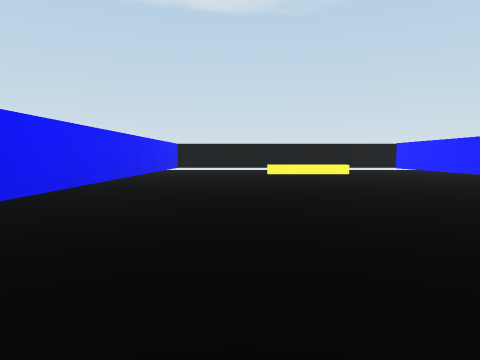
view 1 (above)

16 first-person views from a walk through a scene from a Unity 3-D project. The camera is 0.59 m above the floor, tilts 4° down and sees 70° across. The floor is counted in squares, 2 m on a side. Each view is taken from the middle of a square. On the plan, view 1 faces up. The plan holds only what a view shows up to about 9 squares ahead; the rest is blank. The player character is not drawn.

view 2
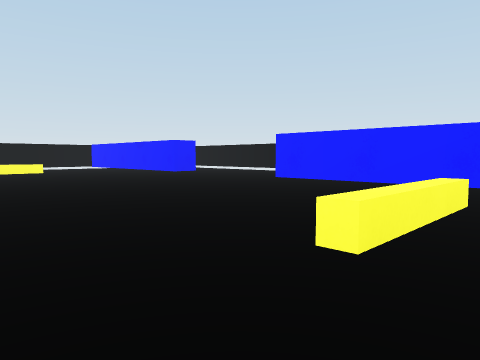

view 3
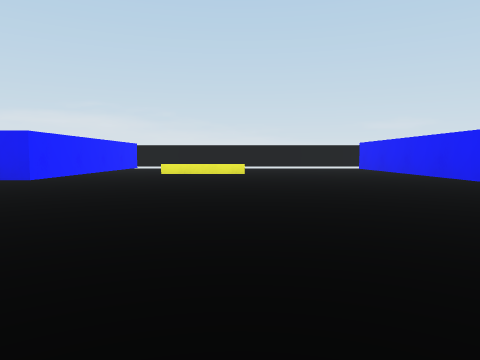

view 4
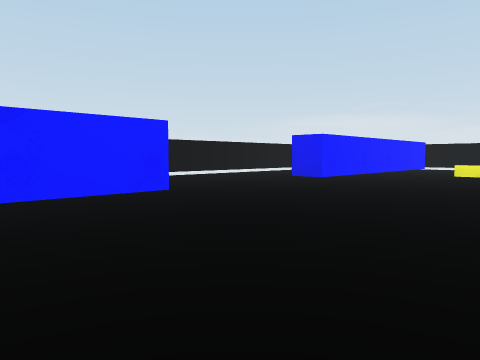

view 5
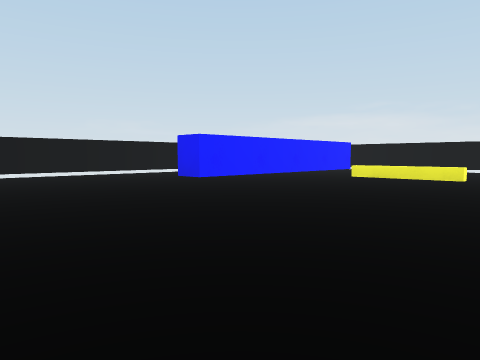

view 6
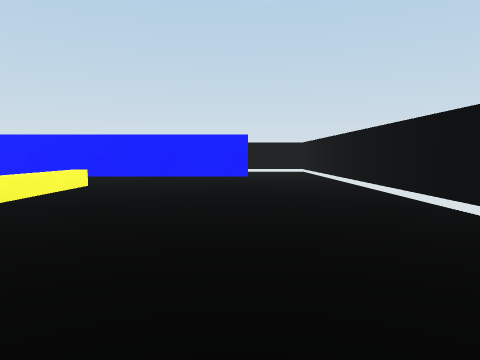

view 7
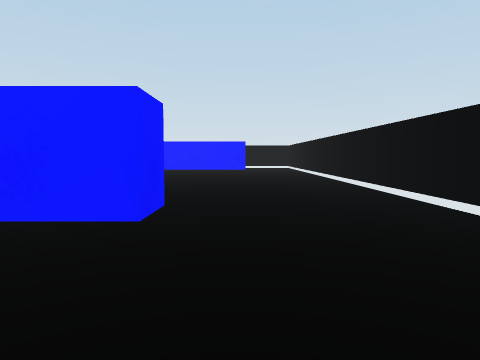

view 8
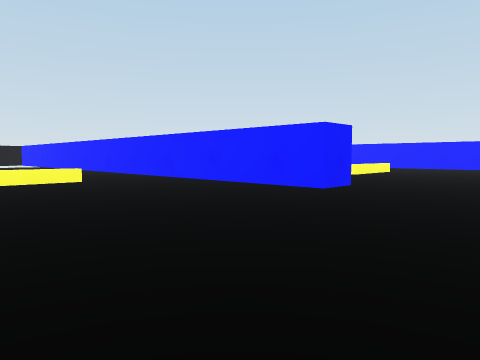

view 9
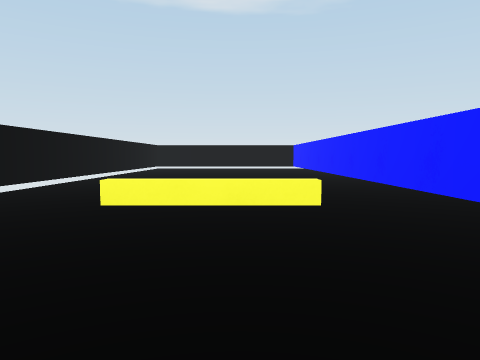

view 10
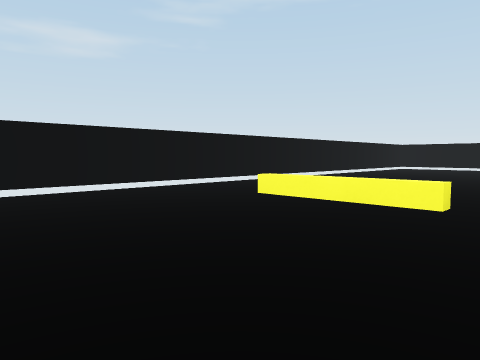

view 11
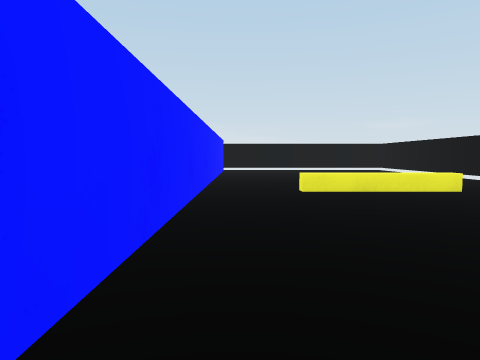

view 12
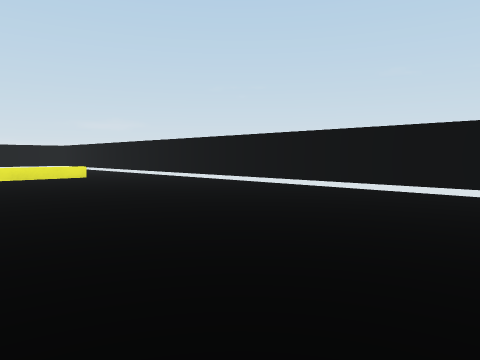

view 13
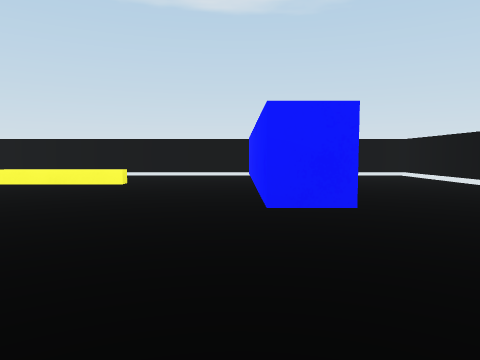

view 14
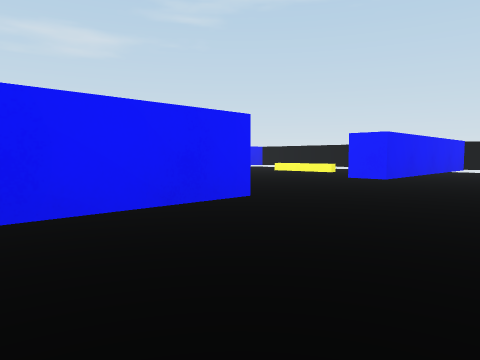

view 15
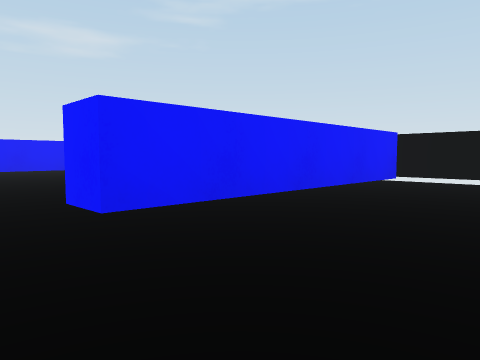

view 16
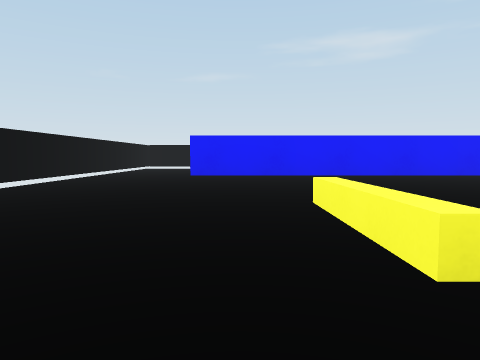

### Floor plan
Key: @ floor where view 1 was taken; # wall or solid block; . floor; = window, fence, low wall or low ledge.
Columns run from 5 left of view 1 to 6 right of it. Each row starts with its distance up from view 1.
  8 ############
  7 #...#......#
  6 #...#.=..#.#
  5 #...#....#.#
  4 #...#....#.#
  3 #...#......#
  2 #...#......#
  1 #.=.#....#.#
  0 #...#@==.#.#
 -1 #...#....#.#
 -2 #........#.#
 -3 #..........#
 -4 ############

Where each view was taken, in squares from view 1:
view 1: 0 up, 0 right, facing up
view 2: 1 down, 0 right, facing up-right
view 3: 5 up, 1 right, facing down
view 4: 5 up, 1 right, facing down-right
view 5: 4 up, 0 right, facing down-right
view 6: 2 down, 1 left, facing right
view 7: 2 down, 3 left, facing right
view 8: 3 down, 4 left, facing up-right
view 9: 1 down, 3 left, facing up
view 10: 1 down, 2 left, facing up-left
view 11: 4 up, 2 left, facing down
view 12: 6 up, 2 left, facing down-left
view 13: 2 up, 3 right, facing up
view 14: 0 up, 5 right, facing up-left
view 15: 3 up, 5 right, facing up-left
view 16: 1 down, 3 right, facing left
